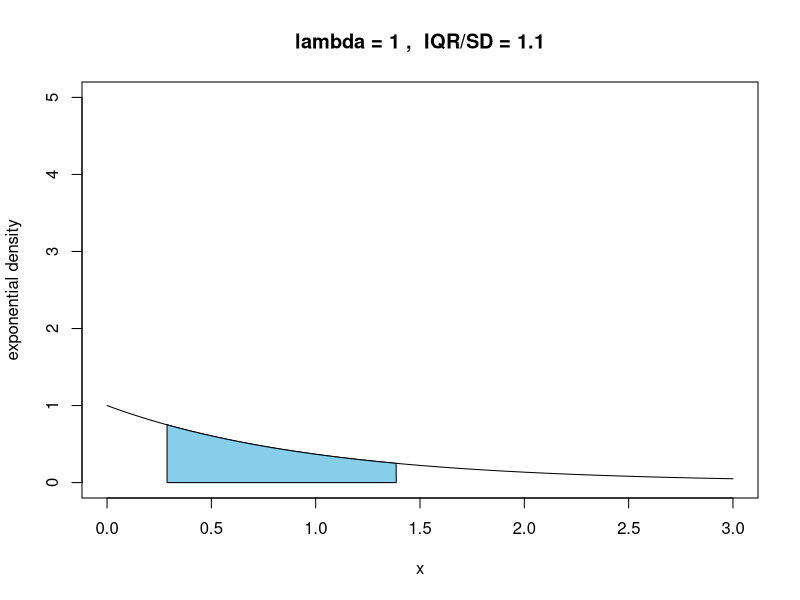

Generate this figure with R:
# clear history
rm(list = ls(all = TRUE))
graphics.off()


lambda = 1
iqrratio = lambda * log(3)
firstquartile = log(4/3) / lambda
thirdquartile = log(4) / lambda

# plotting
cord.x = c(firstquartile,seq(firstquartile,thirdquartile,0.001),thirdquartile) 
cord.y = c(0,dexp(seq(firstquartile,thirdquartile,0.001), lambda),0) 
curve(dexp(x,lambda),xlim=c(0,3), ylim=c(0,5),main=paste('lambda =',toString(lambda), ',  IQR/SD =', sprintf('%.1f',iqrratio)), ylab='exponential density') 
polygon(cord.x,cord.y,col='skyblue')

